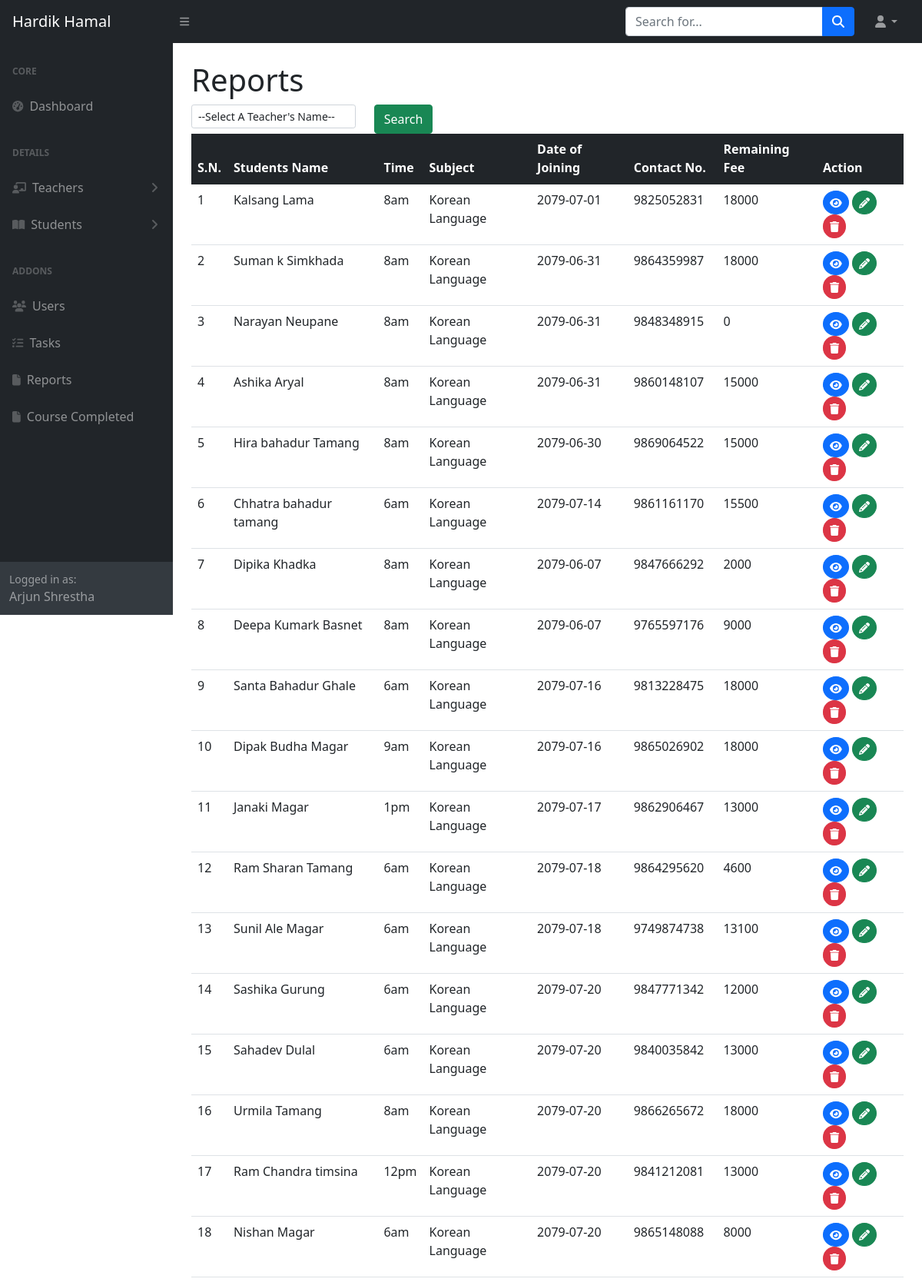
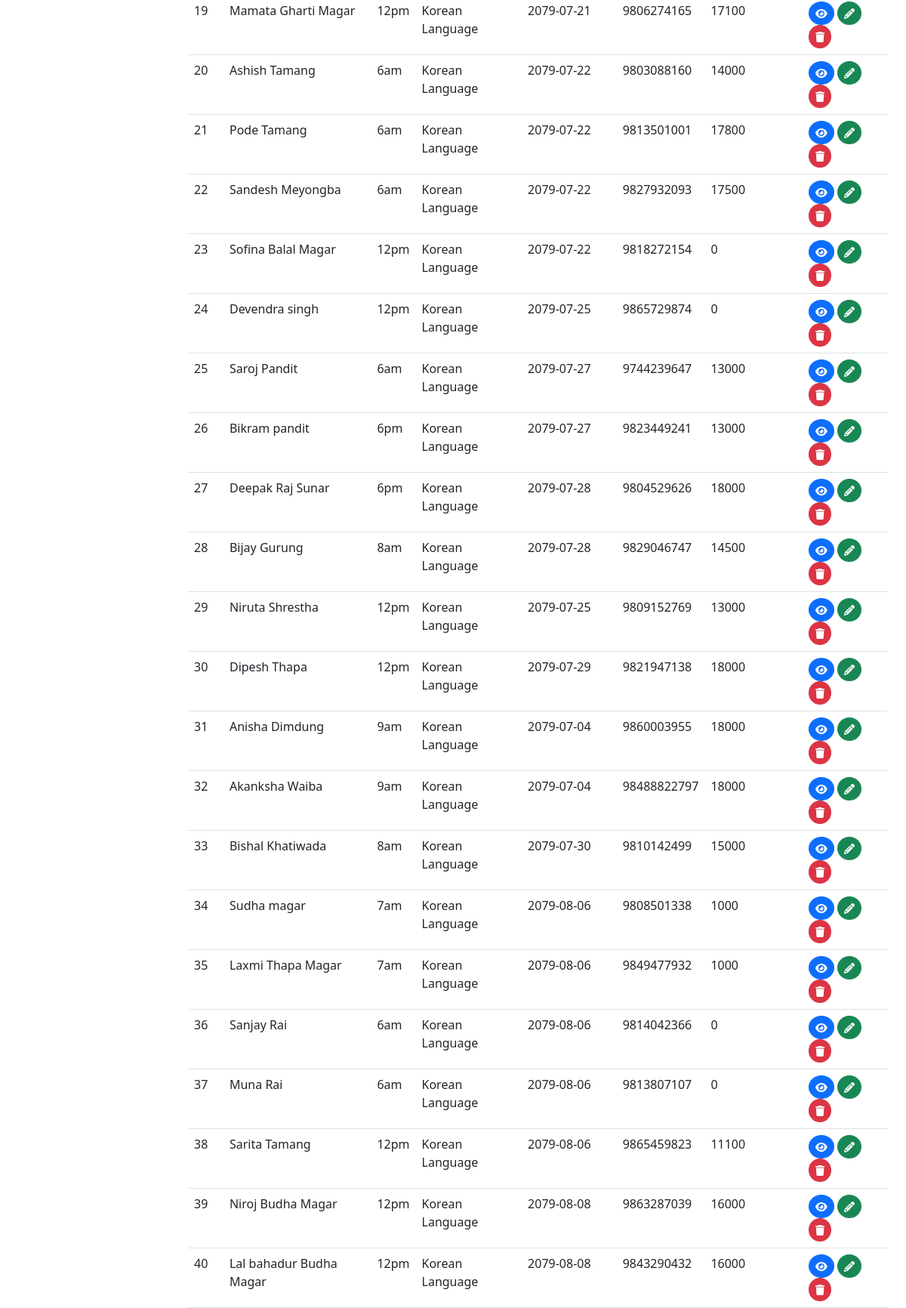
Page /admin/teachers.php?teacher=28 (signed in, upper part) on the committed database (2 pictures, top to bottom).
### tables this page shows
CREATE TABLE `subjects` (
  `id` int(11) NOT NULL,
  `subname` varchar(100) NOT NULL,
  `depart` int(11) DEFAULT NULL,
  `teachername` int(11) DEFAULT NULL,
  `coursedu` varchar(50) NOT NULL,
  `fee` varchar(50) NOT NULL,
  `units` enum('course','months','','') NOT NULL,
  `created_at` datetime DEFAULT current_timestamp(),
  `updated_at` datetime DEFAULT NULL ON UPDATE current_timestamp()
);

CREATE TABLE `students` (
  `id` int(11) NOT NULL,
  `form` varchar(100) NOT NULL,
  `stdsname` varchar(100) NOT NULL,
  `sex` enum('male','female') DEFAULT 'male',
  `contactnum` varchar(50) NOT NULL,
  `address` varchar(100) NOT NULL,
  `email` varchar(100) DEFAULT NULL,
  `parentcontact` varchar(100) DEFAULT NULL,
  `course` int(11) DEFAULT NULL,
  `teacherid` int(11) NOT NULL,
  `classtime` enum('5am','6am','7am','8am','9am','10am','11am','12pm','1pm','2pm','3pm','4pm','5pm','6pm','7pm','8pm') DEFAULT NULL,
  `acaqua` varchar(100) DEFAULT NULL,
  `schname` varchar(100) DEFAULT NULL,
  `formfee` varchar(100) NOT NULL,
  `totalfee` varchar(100) DEFAULT NULL,
  `givenfee` varchar(100) DEFAULT NULL,
  `dateofadmission` varchar(100) DEFAULT NULL,
  `dateofending` varchar(100) DEFAULT NULL,
  `img` varchar(100) NOT NULL,
  `created_at` datetime DEFAULT current_timestamp(),
  `updated_at` datetime DEFAULT NULL ON UPDATE current_timestamp()
);

### admin/teachers.php (the view, shortened to what this page needs)
<?php
    require_once 'inc/header.php';
    require_once 'inc/topbar.php';
    require_once 'inc/sidebar.php';
?>
            <div id="layoutSidenav_content">
                <main>
                    <div class="container-fluid px-4">
                        <h1 class="mt-4">Reports</h1>
                        <form action="#">
                            <div class="row">
                                <div class="col-md-3">
                                    <select name="teacher" id="" class="form-control form-control-sm">
                                        <option value="">--Select A Teacher's Name--</option>
                                    </select>
                                </div>
                                <div class="col-md-3"><button class="btn btn-success">Search</button></div>
                            </div>
                        </form>
                        <?php
                            if(isset($_GET) && !empty($_GET)){
                                $id = $_GET['teacher'];
                                $sql1 = "SELECT * FROM students WHERE teacherid = '$id'";
                                $result1 = mysqli_query($conn,$sql1);
                                ?>
                                <table class="table table-stripped">
                                    <thead class="table-dark">
                                        <tr>
                                            <th>S.N.</th>
                                            <th>Students Name</th>
                                            <th>Time</th>
                                            <th>Subject</th>
                                            <th>Date of Joining</th>
                                            <th>Contact No.</th>
                                            <th>Remaining Fee</th>
                                            <th>Action</th>
                                        </tr>
                                    </thead>
                                    <tbody>
                                        <?php
                                            $i = 1;
                                            if(mysqli_num_rows($result1)){
                                                while($rows1 = mysqli_fetch_assoc($result1)){
                                                    $id2 = $rows1['course'];
                                                    $sql2 = "SELECT * FROM subjects WHERE id = '$id2'";
                                                    $result2 = mysqli_query($conn,$sql2);
                                                    while($rows2 = mysqli_fetch_assoc($result2)){
                                                        ?>
                                                            <tr>
                                                                <td><?php echo $i ?></td>
                                                                <td><?php echo $rows1['stdsname'] ?></td>
                                                                <td><?php echo ucfirst($rows1['classtime']) ?></td>
                                                                <td><?php echo ucfirst($rows2['subname']) ?></td>
                                                                <td><?php echo ucfirst($rows1['dateofadmission']) ?></td>
                                                                <td><?php echo ucfirst($rows1['contactnum']) ?></td>
                                                                <td><?php echo ucfirst($rows1['totalfee'] - $rows1['givenfee']) ?></td>
                                                                <td><a href="studentview.php?id=<?php echo $rows1['id'] ?>" class="btn btn-primary btn-sm rounded-circle"><i class="fa fa-eye"></i></a>
                                                                    <?php
                                                                        if($_SESSION['role'] == 'admin'){
                                                                            ?>
                                                                                <a href="stdupdate.php?id=<?php echo $rows1['id'] ?>" class="btn btn-success btn-sm rounded-circle"><i class="fa fa-pencil"></i></a> <a onclick="return confirm('Are you sure you wanna delete?')" href="process/studentdel.php?id=<?php echo $rows1['id'] ?>" class="btn btn-danger btn-sm rounded-circle"><i class="fa fa-trash"></i></a>
                                                                            <?php
                                                                        }
                                                                    ?>
                                                                </td>
                                                            </tr>
                                                        <?php
                                                        $i++;
                                                    }
                                                }
                                            }else {
                                                ?>
                                                    <tr>
                                                        <td colspan="8">Details Not Found</td>
                                                    </tr>
                                                <?php
                                            }
                                        ?>
                                    </tbody>
                                </table>
                                <?php
                            }
                        ?>
                    </div>
                </main>
<?php
    require_once 'inc/footer.php';
?>

### rows in the picture
students: stdsname "Kalsang Lama", classtime "8am", dateofadmission "2079-07-01", contactnum "9825052831", $rows1['totalfee']-$rows1['givenfee'] "18000"
subjects: subname "Korean Language"
students: stdsname "Suman k Simkhada", classtime "8am", dateofadmission "2079-06-31", contactnum "9864359987", $rows1['totalfee']-$rows1['givenfee'] "18000"
students: stdsname "Narayan Neupane", classtime "8am", dateofadmission "2079-06-31", contactnum "9848348915", $rows1['totalfee'] - $rows1['givenfee'] "0"
students: stdsname "Ashika Aryal", classtime "8am", dateofadmission "2079-06-31", contactnum "9860148107", $rows1['totalfee'] - $rows1['givenfee'] "15000"
students: stdsname "Hira bahadur Tamang", classtime "8am", dateofadmission "2079-06-30", contactnum "9869064522", $rows1['totalfee'] - $rows1['givenfee'] "15000"
students: stdsname "Chhatra bahadur tamang", classtime "6am", dateofadmission "2079-07-14", contactnum "9861161170", $rows1['totalfee'] - $rows1['givenfee'] "15500"
students: stdsname "Dipika Khadka", classtime "8am", dateofadmission "2079-06-07", contactnum "9847666292", $rows1['totalfee'] - $rows1['givenfee'] "2000"
students: stdsname "Deepa Kumark Basnet", classtime "8am", dateofadmission "2079-06-07", contactnum "9765597176", $rows1['totalfee']-$rows1['givenfee'] "9000"
students: stdsname "Santa Bahadur Ghale", classtime "6am", dateofadmission "2079-07-16", contactnum "9813228475", $rows1['totalfee']-$rows1['givenfee'] "18000"
students: stdsname "Dipak Budha Magar", classtime "9am", dateofadmission "2079-07-16", contactnum "9865026902", $rows1['totalfee']-$rows1['givenfee'] "18000"
students: stdsname "Janaki Magar", classtime "1pm", dateofadmission "2079-07-17", contactnum "9862906467", $rows1['totalfee'] - $rows1['givenfee'] "13000"
students: stdsname "Ram Sharan Tamang", classtime "6am", dateofadmission "2079-07-18", contactnum "9864295620", $rows1['totalfee'] - $rows1['givenfee'] "4600"
students: stdsname "Sunil Ale Magar", classtime "6am", dateofadmission "2079-07-18", contactnum "9749874738", $rows1['totalfee'] - $rows1['givenfee'] "13100"
students: stdsname "Sashika Gurung", classtime "6am", dateofadmission "2079-07-20", contactnum "9847771342", $rows1['totalfee'] - $rows1['givenfee'] "12000"
students: stdsname "Sahadev Dulal", classtime "6am", dateofadmission "2079-07-20", contactnum "9840035842", $rows1['totalfee'] - $rows1['givenfee'] "13000"
students: stdsname "Urmila Tamang", classtime "8am", dateofadmission "2079-07-20", contactnum "9866265672", $rows1['totalfee']-$rows1['givenfee'] "18000"
students: stdsname "Ram Chandra timsina", classtime "12pm", dateofadmission "2079-07-20", contactnum "9841212081", $rows1['totalfee'] - $rows1['givenfee'] "13000"
students: stdsname "Nishan Magar", classtime "6am", dateofadmission "2079-07-20", contactnum "9865148088", $rows1['totalfee'] - $rows1['givenfee'] "8000"
students: stdsname "Mamata Gharti Magar", classtime "12pm", dateofadmission "2079-07-21", contactnum "9806274165", $rows1['totalfee'] - $rows1['givenfee'] "17100"
students: stdsname "Ashish Tamang", classtime "6am", dateofadmission "2079-07-22", contactnum "9803088160", $rows1['totalfee'] - $rows1['givenfee'] "14000"
students: stdsname "Pode Tamang", classtime "6am", dateofadmission "2079-07-22", contactnum "9813501001", $rows1['totalfee'] - $rows1['givenfee'] "17800"
students: stdsname "Sandesh Meyongba", classtime "6am", dateofadmission "2079-07-22", contactnum "9827932093", $rows1['totalfee'] - $rows1['givenfee'] "17500"
students: stdsname "Sofina Balal Magar", classtime "12pm", dateofadmission "2079-07-22", contactnum "9818272154", $rows1['totalfee'] - $rows1['givenfee'] "0"
students: stdsname "Devendra singh", classtime "12pm", dateofadmission "2079-07-25", contactnum "9865729874", $rows1['totalfee'] - $rows1['givenfee'] "0"
students: stdsname "Saroj Pandit", classtime "6am", dateofadmission "2079-07-27", contactnum "9744239647", $rows1['totalfee'] - $rows1['givenfee'] "13000"
students: stdsname "Bikram pandit", classtime "6pm", dateofadmission "2079-07-27", contactnum "9823449241", $rows1['totalfee'] - $rows1['givenfee'] "13000"
students: stdsname "Deepak Raj Sunar", classtime "6pm", dateofadmission "2079-07-28", contactnum "9804529626", $rows1['totalfee']-$rows1['givenfee'] "18000"
students: stdsname "Bijay Gurung", classtime "8am", dateofadmission "2079-07-28", contactnum "9829046747", $rows1['totalfee'] - $rows1['givenfee'] "14500"
students: stdsname "Niruta Shrestha", classtime "12pm", dateofadmission "2079-07-25", contactnum "9809152769", $rows1['totalfee'] - $rows1['givenfee'] "13000"
students: stdsname "Dipesh Thapa", classtime "12pm", dateofadmission "2079-07-29", contactnum "9821947138", $rows1['totalfee']-$rows1['givenfee'] "18000"
students: stdsname "Anisha Dimdung", classtime "9am", dateofadmission "2079-07-04", contactnum "9860003955", $rows1['totalfee']-$rows1['givenfee'] "18000"
students: stdsname "Akanksha Waiba", classtime "9am", dateofadmission "2079-07-04", contactnum "98488822797", $rows1['totalfee']-$rows1['givenfee'] "18000"
students: stdsname "Bishal Khatiwada", classtime "8am", dateofadmission "2079-07-30", contactnum "9810142499", $rows1['totalfee'] - $rows1['givenfee'] "15000"
students: stdsname "Sudha magar", classtime "7am", dateofadmission "2079-08-06", contactnum "9808501338", $rows1['totalfee'] - $rows1['givenfee'] "1000"
students: stdsname "Laxmi Thapa Magar", classtime "7am", dateofadmission "2079-08-06", contactnum "9849477932", $rows1['totalfee'] - $rows1['givenfee'] "1000"
students: stdsname "Sanjay Rai", classtime "6am", dateofadmission "2079-08-06", contactnum "9814042366", $rows1['totalfee'] - $rows1['givenfee'] "0"
students: stdsname "Muna Rai", classtime "6am", dateofadmission "2079-08-06", contactnum "9813807107", $rows1['totalfee'] - $rows1['givenfee'] "0"
students: stdsname "Sarita Tamang", classtime "12pm", dateofadmission "2079-08-06", contactnum "9865459823", $rows1['totalfee'] - $rows1['givenfee'] "11100"
students: stdsname "Niroj Budha Magar", classtime "12pm", dateofadmission "2079-08-08", contactnum "9863287039", $rows1['totalfee']-$rows1['givenfee'] "16000"
students: stdsname "Lal bahadur Budha Magar", classtime "12pm", dateofadmission "2079-08-08", contactnum "9843290432", $rows1['totalfee']-$rows1['givenfee'] "16000"

### other values in the picture
$_SESSION['fname'] "Arjun Shrestha"
